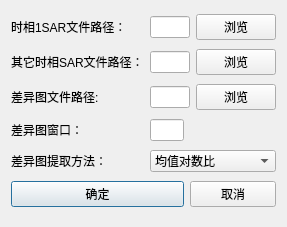
<?xml version="1.0" encoding="UTF-8"?>
<ui version="4.0">
 <class>ChayitutiquDialog</class>
 <widget class="QDialog" name="ChayitutiquDialog">
  <property name="geometry">
   <rect>
    <x>0</x>
    <y>0</y>
    <width>284</width>
    <height>227</height>
   </rect>
  </property>
  <property name="windowTitle">
   <string>Dialog</string>
  </property>
  <layout class="QGridLayout" name="gridLayout">
   <item row="5" column="0" colspan="2">
    <widget class="QPushButton" name="pushButton">
     <property name="text">
      <string>确定</string>
     </property>
    </widget>
   </item>
   <item row="5" column="2" colspan="2">
    <widget class="QPushButton" name="pushButton_2">
     <property name="text">
      <string>取消</string>
     </property>
    </widget>
   </item>
   <item row="3" column="2" colspan="2">
    <spacer name="horizontalSpacer">
     <property name="orientation">
      <enum>Qt::Horizontal</enum>
     </property>
     <property name="sizeHint" stdset="0">
      <size>
       <width>108</width>
       <height>20</height>
      </size>
     </property>
    </spacer>
   </item>
   <item row="0" column="0">
    <widget class="QLabel" name="label_6">
     <property name="text">
      <string>时相1SAR文件路径： </string>
     </property>
    </widget>
   </item>
   <item row="2" column="0">
    <widget class="QLabel" name="label">
     <property name="text">
      <string>差异图文件路径:</string>
     </property>
    </widget>
   </item>
   <item row="2" column="1" colspan="2">
    <widget class="QLineEdit" name="lineEdit"/>
   </item>
   <item row="3" column="0">
    <widget class="QLabel" name="label_5">
     <property name="text">
      <string>差异图窗口：</string>
     </property>
    </widget>
   </item>
   <item row="4" column="0">
    <widget class="QLabel" name="label_4">
     <property name="text">
      <string>差异图提取方法：</string>
     </property>
    </widget>
   </item>
   <item row="1" column="0">
    <widget class="QLabel" name="label_3">
     <property name="text">
      <string>其它时相SAR文件路径：</string>
     </property>
    </widget>
   </item>
   <item row="0" column="1" colspan="2">
    <widget class="QLineEdit" name="lineEdit_4"/>
   </item>
   <item row="1" column="1" colspan="2">
    <widget class="QLineEdit" name="lineEdit_2"/>
   </item>
   <item row="2" column="3">
    <widget class="QPushButton" name="pushButton_6">
     <property name="text">
      <string>浏览</string>
     </property>
    </widget>
   </item>
   <item row="4" column="1" colspan="3">
    <widget class="QComboBox" name="comboBox">
     <item>
      <property name="text">
       <string>均值对数比</string>
      </property>
     </item>
     <item>
      <property name="text">
       <string>基于小波变换</string>
      </property>
     </item>
     <item>
      <property name="text">
       <string>基于概率分布</string>
      </property>
     </item>
     <item>
      <property name="text">
       <string>基于边缘级数展开</string>
      </property>
     </item>
    </widget>
   </item>
   <item row="1" column="3">
    <widget class="QPushButton" name="pushButton_7">
     <property name="text">
      <string>浏览</string>
     </property>
    </widget>
   </item>
   <item row="3" column="1">
    <widget class="QLineEdit" name="lineEdit_3">
     <property name="text">
      <string/>
     </property>
    </widget>
   </item>
   <item row="0" column="3">
    <widget class="QPushButton" name="pushButton_5">
     <property name="text">
      <string>浏览</string>
     </property>
    </widget>
   </item>
  </layout>
 </widget>
 <resources/>
 <connections/>
</ui>
